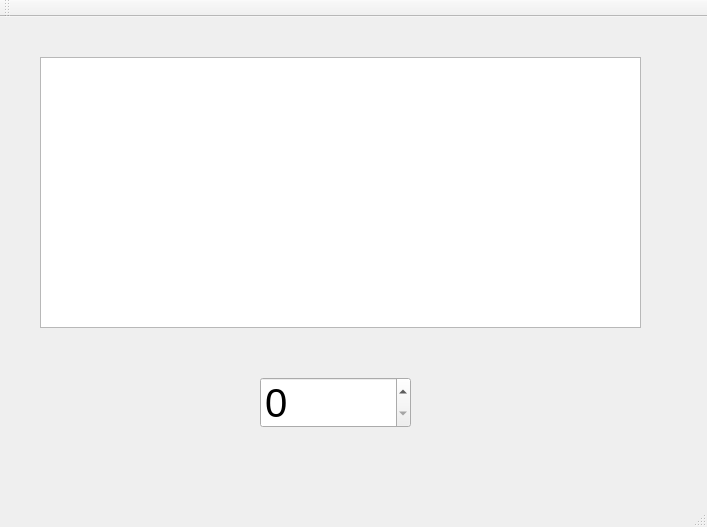
<?xml version="1.0" encoding="UTF-8"?>
<ui version="4.0">
 <class>UserViewClass</class>
 <widget class="QMainWindow" name="UserViewClass">
  <property name="geometry">
   <rect>
    <x>0</x>
    <y>0</y>
    <width>707</width>
    <height>527</height>
   </rect>
  </property>
  <property name="windowTitle">
   <string>UserView</string>
  </property>
  <widget class="QWidget" name="centralWidget">
   <widget class="QListWidget" name="listWithData">
    <property name="geometry">
     <rect>
      <x>40</x>
      <y>40</y>
      <width>601</width>
      <height>271</height>
     </rect>
    </property>
   </widget>
   <widget class="QSpinBox" name="spinBox">
    <property name="geometry">
     <rect>
      <x>260</x>
      <y>360</y>
      <width>151</width>
      <height>51</height>
     </rect>
    </property>
    <property name="font">
     <font>
      <pointsize>30</pointsize>
     </font>
    </property>
    <property name="wrapping">
     <bool>false</bool>
    </property>
    <property name="value">
     <number>0</number>
    </property>
   </widget>
  </widget>
  <widget class="QMenuBar" name="menuBar">
   <property name="geometry">
    <rect>
     <x>0</x>
     <y>0</y>
     <width>707</width>
     <height>22</height>
    </rect>
   </property>
  </widget>
  <widget class="QToolBar" name="mainToolBar">
   <attribute name="toolBarArea">
    <enum>TopToolBarArea</enum>
   </attribute>
   <attribute name="toolBarBreak">
    <bool>false</bool>
   </attribute>
  </widget>
  <widget class="QStatusBar" name="statusBar"/>
 </widget>
 <layoutdefault spacing="6" margin="11"/>
 <resources/>
 <connections/>
</ui>
